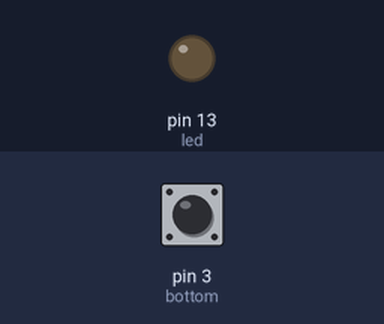
The sketch below on a simulated Arduino Uno, built with avr-gcc and run on an emulated ATmega328P. Parts: output pins drawn as LEDs (lit = HIGH). The inputs (shaded band) are chosen by the test bench; at power-on: pin 3 (bottom) LOW.

Above: at 1.2 s.
1.3 s: pin 3 (bottom) pulled HIGH for 0.15 s
At 1.37 s:
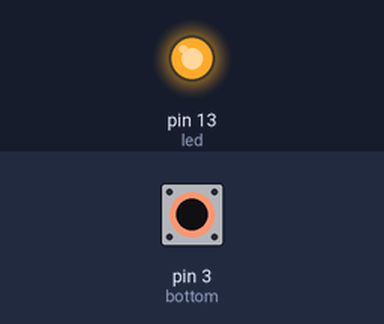
2.9 s: pin 3 (bottom) pulled HIGH for 3.2 s
At 7.0 s:
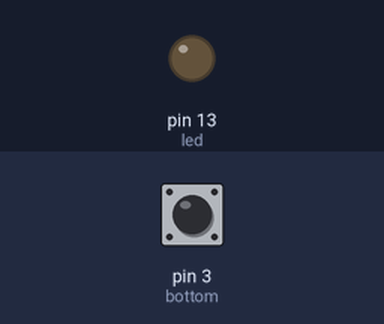
Timing chart, 0 to 8.5 s (numbered marks = the images above; inputs shaded):
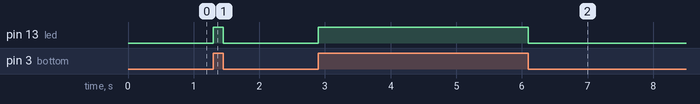

The sketch:

2_1.ino
```cpp
int bottom = 3;
int led = 13;

void setup() {
  // put your setup code here, to run once:
  // button use 1 input, LED use 1 output.
  pinMode(bottom, INPUT);
  pinMode(led, OUTPUT);
}

void loop() {
  // put your main code here, to run repeatedly:
  if(digitalRead(bottom)==HIGH){
    digitalWrite(led,HIGH);
  }
  else{
    digitalWrite(led,LOW);
  }
}
```

Measured:
- after the input at 1.3 s, pin 13 (led): LOW → HIGH at once, → LOW 0.15 s later
- after the input at 2.9 s, pin 13 (led): LOW → HIGH at once, → LOW 3.2 s later
